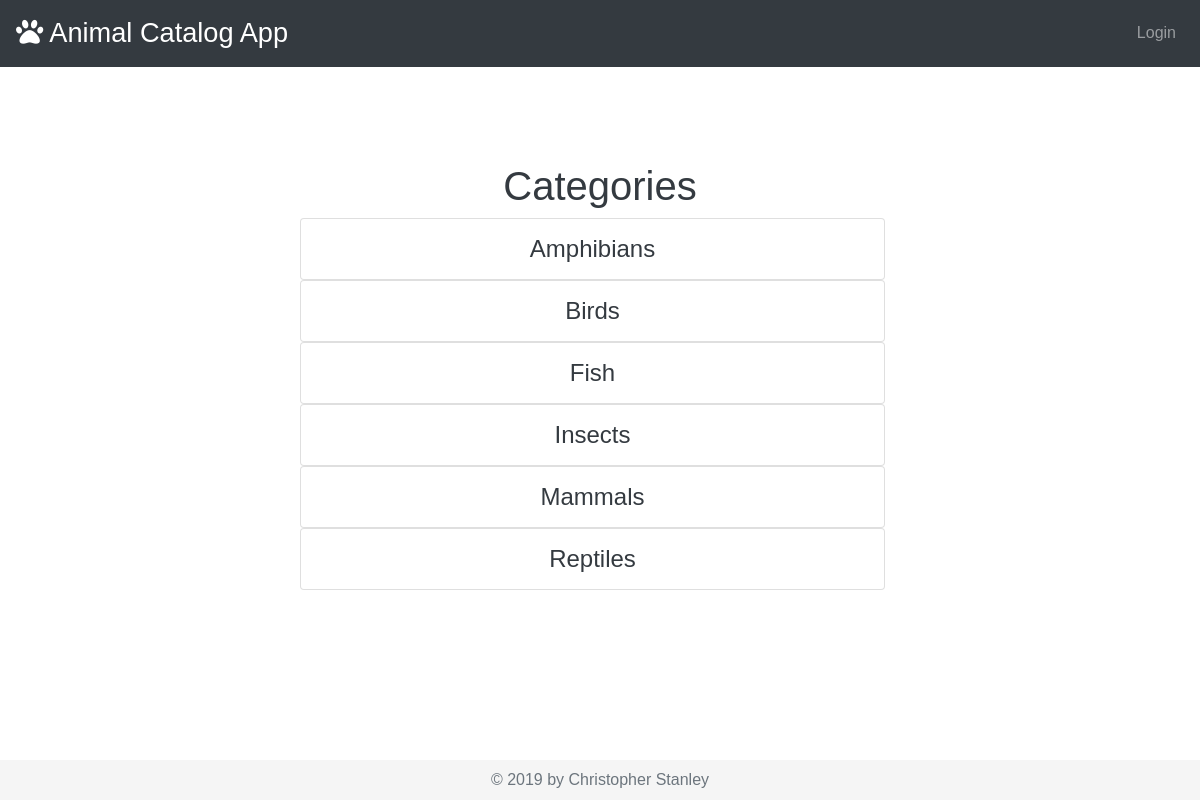
Page /categories/ on the committed database.
### database_setup.py (models this page shows, shortened)
class Category(Base):
    __tablename__ = 'category'
    name = Column(String(80), nullable = False)
    id = Column(Integer, primary_key = True)
    user_id = Column(Integer, ForeignKey('user.id'))
    user = relationship(User)

### project.py (the view)
@app.route('/')
@app.route('/categories/')
def showCategories():
    categories = session.query(Category).order_by(Category.name)
    return render_template('categories.html', categories = categories)

### templates/categories.html (shortened to what this page needs)
{% extends "base.html" %}
{% block content %}
<div class="row">
    <div class="col-12">
        <h1 class="text-center">Categories</h1>
    </div>
</div>
<div class="row justify-content-center">
    {% for i in categories %}
    <div class="col-12 list-group text-center">
        <a class="list-group-item list-group-item-action" href={{ url_for('showAnimals', category_id = i.id) }}>{{ i.name }}</a>
    </div>
    {% endfor %}
</div>
{% endblock %}

### templates/base.html (shortened to what this page needs)
<!DOCTYPE html>
<html lang="en">
<head>
    <link rel="stylesheet" href="https://stackpath.bootstrapcdn.com/bootstrap/4.3.1/css/bootstrap.min.css">
    <link rel="stylesheet" type="text/css" href="{{ url_for('static', filename='styles.css') }}">
    <link rel="stylesheet" href="https://use.fontawesome.com/releases/v5.8.1/css/all.css">
</head>
<body class="d-flex flex-column h-100">
    <header>
        <nav class="navbar navbar-expand-lg navbar-dark bg-dark">
            <a class="navbar-brand" href="{{ url_for('showCategories')}}"><span><i class="fas fa-paw" style="color: white;"></i>  Animal Catalog App</span></a>
            <div class="collapse navbar-collapse justify-content-end" id="navbarNavDropdown">
                <ul class="navbar-nav">
                    {% if 'username' not in session %}
                    <li class="nav-item">
                        <a class="nav-link" href="{{ url_for('showLogin') }}">Login</a>
                    </li>
                    {% else %}
                    <li class="nav-item">
                        <a class="nav-link" href="{{ url_for('disconnect') }}">Logout</a>
                    </li>
                    {% endif %}
                </ul>
            </div>
        </nav>
    </header>
    <main class="my-auto">
        <div id="content" class="container my-auto w-50">{% block content %}{% endblock %}</div>
    </main>
    <footer id="footer" class="footer mt-auto py-2">
        <div class="container text-center">
            <span class="text-muted">&copy; 2019 by Christopher Stanley</span>
        </div>
    </footer>
</body>
</html>

### static/styles.css (style rules this page uses)
html, body { font-family: 'Libre Baskerville', sans-serif; color: #343a40; height: 100vh; }
nav { margin-bottom: 10px; }
nav .navbar-brand { font-size: 1.7em; }
.footer { background-color: #f5f5f5; }
.list-group a { text-decoration: none; color: #343a40; font-size: 1.5em; }

### rows in the picture
Category: name "Amphibians"
Category: name "Birds"
Category: name "Fish"
Category: name "Insects"
Category: name "Mammals"
Category: name "Reptiles"
